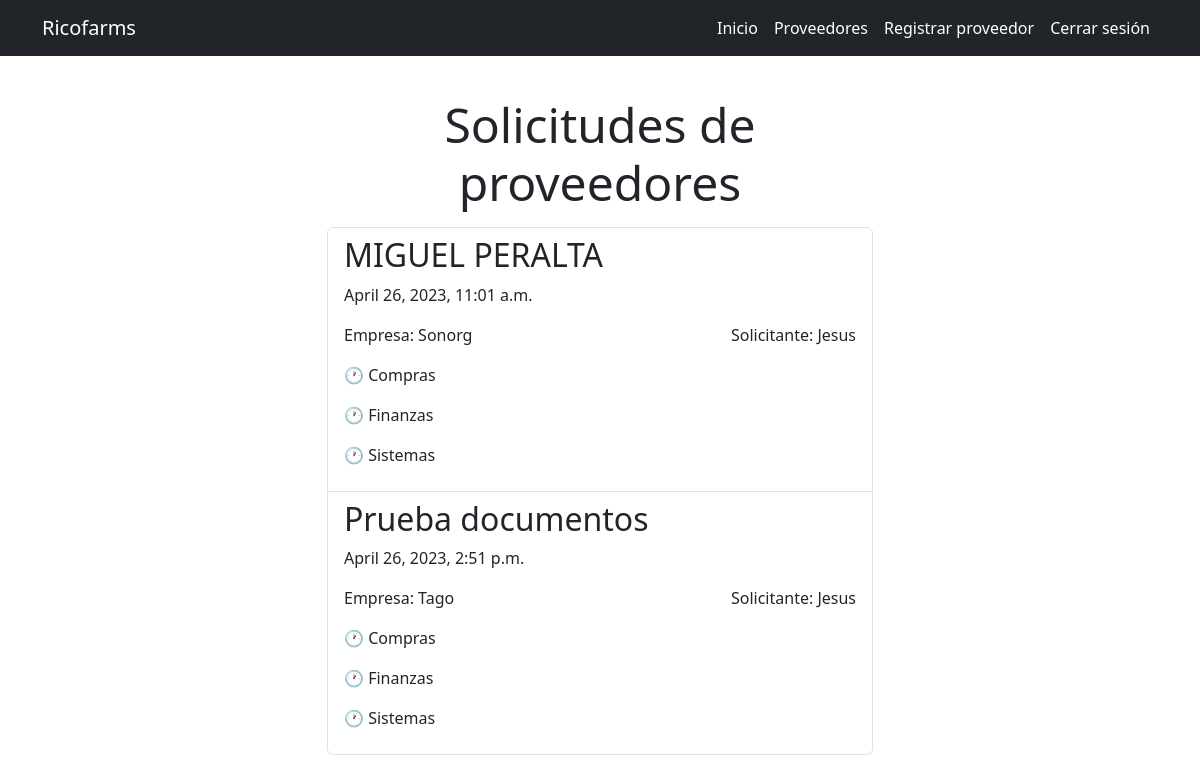
Page /proveedores/ (signed in) on the earlier database version.
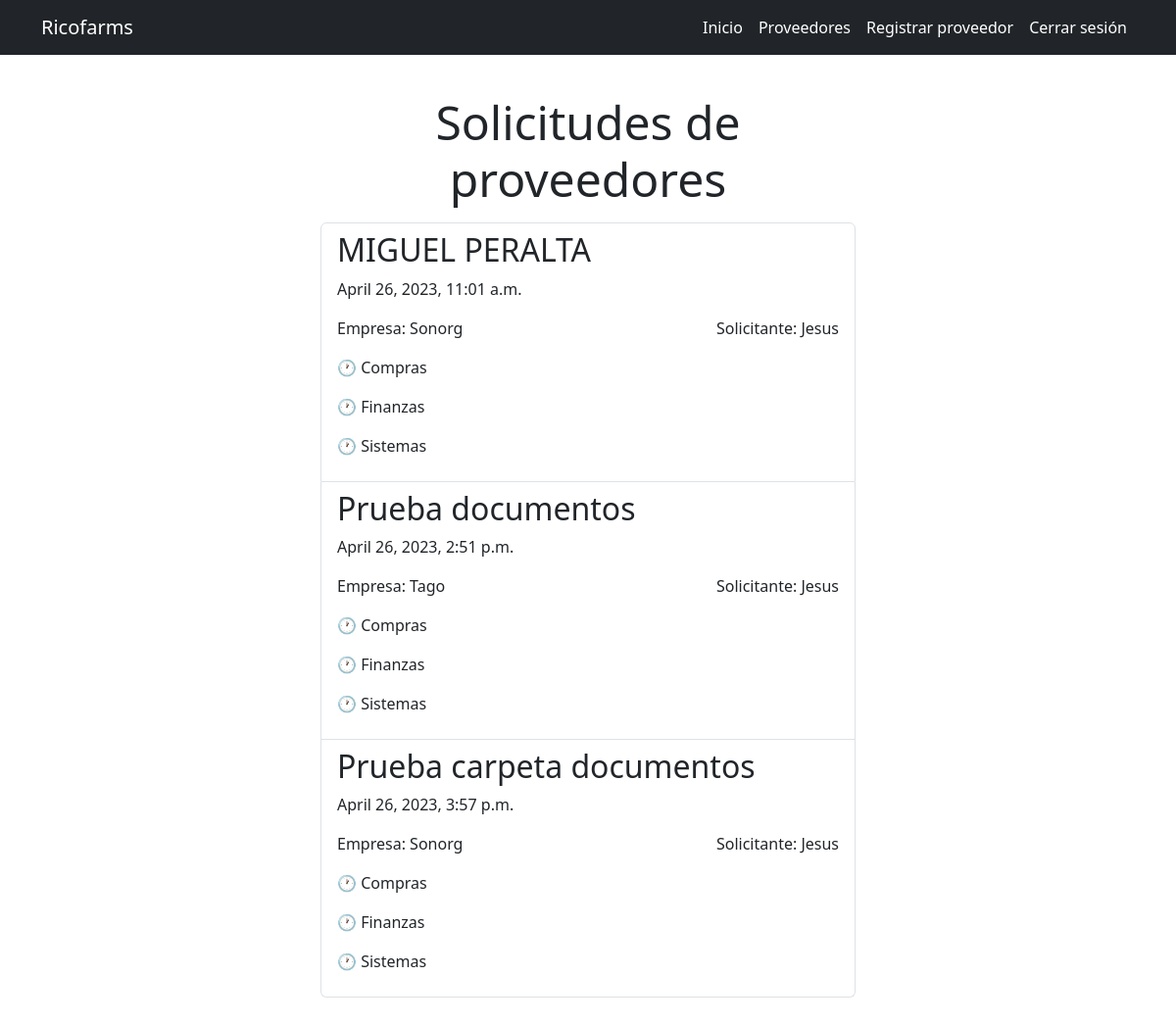
Same page on the later database version.
### alta_proveedores/models.py (models this page shows, shortened)
class Proveedor(models.Model):
    empresa = models.CharField(max_length=50)
    tipo_alta = models.CharField(max_length=20)
    proveedor = models.CharField(max_length=10)
    contribuyente = models.CharField(max_length=20)
    razon_social = models.CharField(max_length=50)
    rfc = models.CharField(max_length=13)
    curp = models.CharField(max_length=18, blank=True)
    regimen_capital = models.CharField(max_length=100)
    nombre_comercial = models.CharField(max_length=50)
    regimen_fiscal = models.CharField(max_length=100)
    uso_cdfi = models.CharField(max_length=100)
    representante_legal = models.CharField(max_length=50, blank=True)
    correo_contacto = models.CharField(max_length=30)
    celular = models.CharField(max_length=10)
    correo_pagos = models.CharField(max_length=30)
    sitio_web = models.CharField(max_length=30, blank=True)
    rubro = models.CharField(max_length=20)
    tipo_operacion = models.CharField(max_length=10)
    dias_credito = models.PositiveIntegerField(default=0)
    monto_credito = models.PositiveIntegerField(default=0)
    retencion_iva = models.CharField(max_length=10)
    retencion_isr = models.CharField(max_length=10)
    iva_frontera = models.CharField(max_length=10)
    calle = models.CharField(max_length=50)
    numero_exterior = models.CharField(max_length=10)
    numero_interior = models.CharField(max_length=10, blank=True)
    codigo_postal = models.CharField(max_length=5)
    colonia = models.CharField(max_length=50)
    municipio = models.CharField(max_length=30)
    ciudad = models.CharField(max_length=20)
    estado = models.CharField(max_length=20)
    pais = models.CharField(max_length=20)
    banco = models.CharField(max_length=50)
    cuenta = models.CharField(max_length=10)
    moneda = models.CharField(max_length=3)
    clabe = models.CharField(max_length=18)
    banco2 = models.CharField(max_length=50, blank=True)
    cuenta2 = models.CharField(max_length=10, blank=True)
    moneda2 = models.CharField(max_length=3, blank=True)
    clabe2 = models.CharField(max_length=18, blank=True)
    constancia_situacion_fiscal = models.FileField(upload_to='documentos/constancias/')
    estado_cuenta_bancario = models.FileField(upload_to='documentos/estados_cuenta')
    compras = models.BooleanField(default=False)
    finanzas = models.BooleanField(default=False)
    sistemas = models.BooleanField(default=False)
    aprobadas = models.BooleanField(default=False)
    fecha = models.DateTimeField(auto_now_add=True)
    usuario = models.ForeignKey(User, on_delete=models.CASCADE)

### alta_proveedores/views.py (the view)
# urls.py: path('proveedores/', views.proveedor, name='proveedor'),
@login_required
def proveedor(request):
    proveedores = Proveedor.objects.filter(usuario = request.user)
    return render(request, 'proveedor/proveedor.html', {
        'proveedores': proveedores
    })

### alta_proveedores/templates/proveedor/proveedor.html
{% extends 'base.html' %}
{% block content %}
<main class="container py-5 mt-5">
    <div class="row">
        <div class="col-md-6 offset-md-3">
            <h1 class="text-center display-5">Solicitudes de proveedores</h1>
            <ul style="list-style-type: none;" class="list-group mt-3">
                {% for proveedor in proveedores %}
                <a class="list-group-item" href="{% url 'proveedor_detail' proveedor.id %}">
                    <h2>{{proveedor.nombre_comercial}}</h2>
                    <p>{{proveedor.fecha}}</p>
                    <section class="d-flex justify-content-between">
                        <p>Empresa: {{proveedor.empresa}}</p>
                        <p>Solicitante: {{proveedor.usuario}}</p>
                    </section>
                    {% if proveedor.compras %}
                    <p class="text-success">✅ Compras</p>
                    {% else %}
                    <p>🕐 Compras</p>
                    {% endif %}
                    {% if proveedor.finanzas %}
                    <p class="text-success">✅ Finanzas</p>
                    {% else %}
                    <p>🕐 Finanzas</p>
                    {% endif %}
                    {% if proveedor.sistemas %}
                    <p class="text-success">✅ Sistemas</p>
                    {% else %}
                    <p>🕐 Sistemas</p>
                    {% endif %}
                </a>
                {% endfor %}
            </ul>
        </div>
    </div>
</main>
{% endblock %}

Differences in the rows shown:
added Proveedor: nombre_comercial "Prueba carpeta documentos", fecha "April 26, 2023, 3:57 p.m.", empresa "Sonorg", usuario "Jesus", compras "🕐 Compras", finanzas "🕐 Finanzas", sistemas "🕐 Sistemas"
